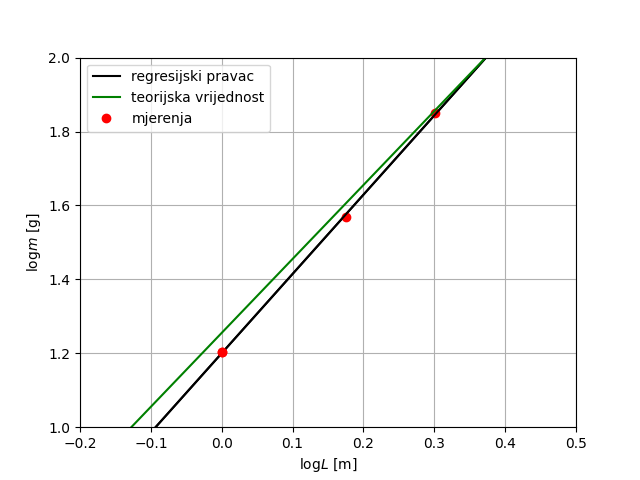

Write the Python code that produced this figure.
from turtle import color
import matplotlib.pyplot as plt
import numpy as np
import math

# Data for plotting
x = np.arange(-1, 5, 0.1)
y = 2.144353717*x + 1.20015444
y_teorija = 2*x + 1.255229462

x1, y1 = (0, 1.204119983)
x2, y2 = (0.176091259, 1.568201724)
x3, y3 = (0.301029996, 1.851258349)


fig, ax = plt.subplots()
ax.plot(x, y, color='k')
plt.plot(x1, y1, 'ro')
plt.plot(x2, y2, 'ro')
plt.plot(x3, y3, 'ro')

ax.set(xlabel='log$L$ [m]', ylabel='log$m$ [g]')
ax.grid()

ax = plt.gca()
ax.set_xlim([-0.2, 0.5])
ax.set_ylim([1, 2])

plt.plot(x, y, "-k", label="regresijski pravac")
plt.plot(x, y_teorija, "-g", label="teorijska vrijednost")
plt.plot(x1, y1, "ro", label="mjerenja")
plt.legend(loc="upper left")

fig.savefig("vj1_logL_logm.png")

plt.show()